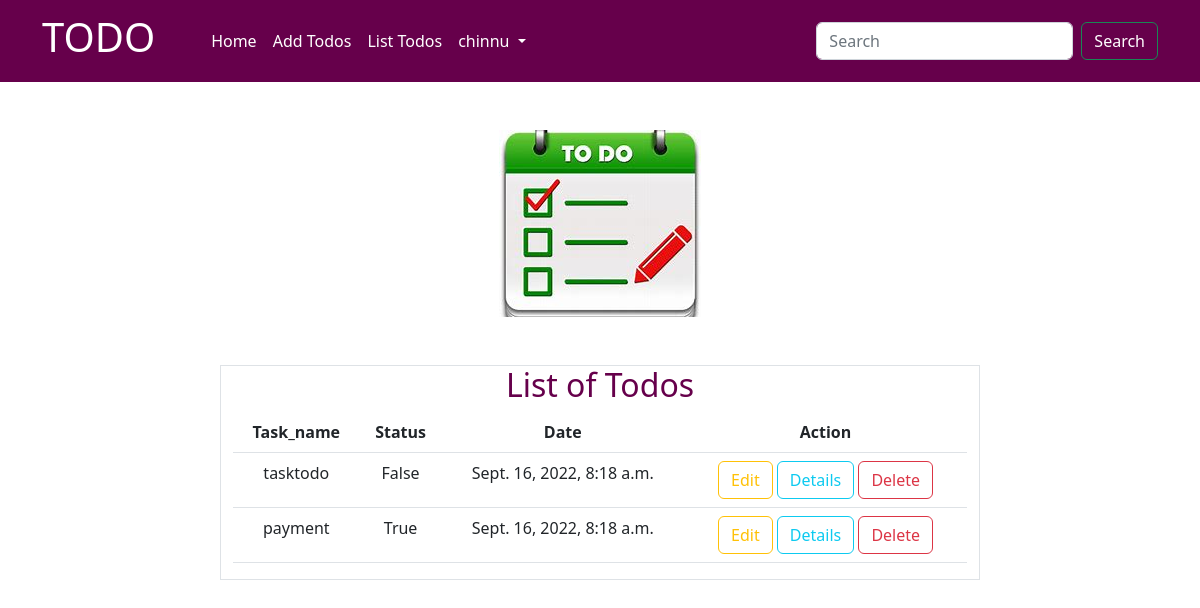
The page /todos/all (signed in) on the database its author committed.
### todoapp/models.py (models this page shows, shortened)
class Todos(models.Model):
    task_name = models.CharField(max_length=120)
    user=models.ForeignKey(User,on_delete=models.CASCADE)
    status=models.BooleanField(default=False)
    created_date=models.DateTimeField(auto_now_add=True)

### todoapp/views.py (the view)
# urls.py: path("todos/all",views.TodoListView.as_view(),name="todos-list"),
@method_decorator(signin_required,name="dispatch")
class TodoListView(ListView):
    model = Todos
    context_object_name = "todos"
    template_name = "todolist.html"
    def get_queryset(self):
        return Todos.objects.filter(user=self.request.user)

### todoapp/templates/todolist.html (shortened to what this page needs)
{% extends 'base.html'%}
{%block body_block%}
{%load static%}
<div class="container text-center mt-5">
    <div class="row">
        <div class="col-4"></div>
        <div class="col-4 ">
            <img src="{%static 'images/todos.jpg'%}">
        </div>
        <div class="col-4"></div>
    </div>
    <div class="row mt-5">
        <div class="col-2"></div>
        <div class="col-8 border">
            <h2 style="color:#66004b">List of Todos</h2>
            {%if todos%}
            <table class="table">
                <tr>
                    <th>Task_name</th>
                    <th>Status</th>
                    <th>Date</th>
                    <th>Action</th>
                </tr>
                {%for todo in todos%}
                <tr>
                    <td>{{todo.task_name}}</td>
                    <td>{{todo.status}}</td>
                    <td>{{todo.created_date}}</td>
                    <td>
                        <a href="{%url 'edit-todo' todo.id %}" class="btn btn-outline-warning">Edit</a>
                        <a href="{%url 'todo-detail' todo.id %}" class="btn btn-outline-info">Details</a>
                        <a href="{%url 'remove-todo' todo.id %}" class="btn btn-outline-danger">Delete</a>
                    </td>
                </tr>
                {%endfor%}
            </table>
            {%else%}
            <h2 class="text-danger">no todos</h2>
            {%endif%}
        </div>
        <div class="col-2"></div>
    </div>
</div>
{%endblock%}

### todoapp/templates/base.html (shortened to what this page needs)
<!DOCTYPE html>
<html lang="en">
<head>
    <link href="https://cdn.jsdelivr.net/npm/bootstrap@5.2.1/dist/css/bootstrap.min.css" rel="stylesheet">
</head>
<body>
<nav class="navbar navbar-expand-lg bgcolor">
  <div class="container">
    <a class="navbar-brand text-white me-5" href="#"><h1>TODO</h1></a>
    <div class="collapse navbar-collapse" id="navbarSupportedContent">
      <ul class="navbar-nav me-auto mb-2 mb-lg-0">
        <li class="nav-item">
          <a class="nav-link active text-white" aria-current="page" href="{%url 'index'%}">Home</a>
        </li>
        <li class="nav-item">
          <a class="nav-link text-white" href="{%url 'add-todo'%}">Add Todos</a>
        </li>
        <li class="nav-item">
          <a class="nav-link text-white" href="{%url 'todos-list'%}">List Todos</a>
        </li>
        <li class="nav-item dropdown">
          <a class="text-white nav-link dropdown-toggle" href="#" role="button" data-bs-toggle="dropdown" aria-expanded="false">
            {{request.user}}
          </a>
        </li>
      </ul>
      <form class="d-flex" role="search">
        <input class="form-control me-2" type="search" placeholder="Search" aria-label="Search">
        <button class="btn btn-outline-success text-white" type="submit">Search</button>
      </form>
    </div>
  </div>
</nav>
{%block body_block%}
{%endblock%}
</body>
</html>

### todoapp/templates/base.html (style rules this page uses)
.bgcolor { background-color: #66004b; }

### rows shown on the page
Todos: task_name "tasktodo", status "False", created_date "Sept. 16, 2022, 8:18 a.m."
Todos: task_name "payment", status "True", created_date "Sept. 16, 2022, 8:18 a.m."

### other values the page prints
{{ request.user }} "chinnu"
